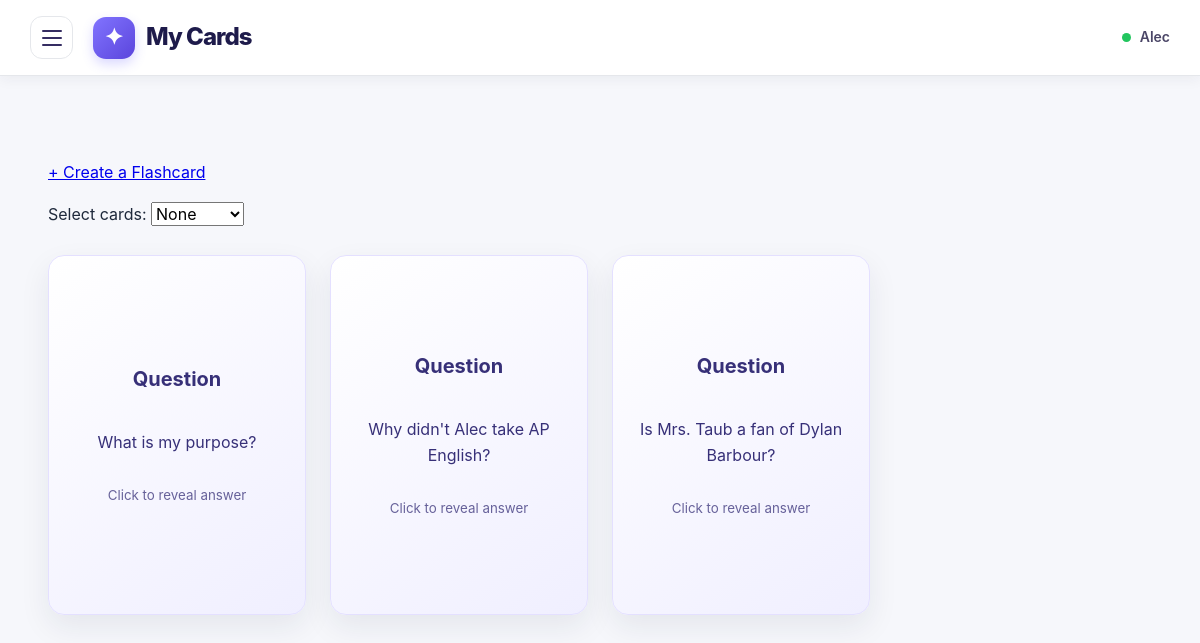
Screenshot of /cards/all (signed in) with the database file from the repository.
### papo_cito.py (models this page shows)
class Card(db.Model):
    __tablename__ = "cards"
    id = db.Column(db.Integer, primary_key=True)
    question = db.Column(db.String(200))
    answer = db.Column(db.Text)
    user_id = db.Column(db.Integer, db.ForeignKey("pot_users.id"), nullable=False)

### papo_cito.py (the view)
@app.route("/cards/all")
def all_cards():
    if "user_id" not in session:
        return redirect(url_for("login"))
    user_id = session["user_id"]
    user_cards = (
        Card.query
        .filter_by(user_id=user_id)
        .order_by(Card.id.asc())
        .all()
    )
    user_sets = (
        CardSet.query
        .filter_by(user_id=user_id)
        .order_by(CardSet.id.asc())
        .all()
    )
    return render_template(
        "cards.html",
        cards=user_cards,
        card_sets=user_sets
    )

### templates/cards.html (shortened to what this page needs)
{% extends "base.html" %}
{% block content %}
<div class="cards-page">
	<p><a href="{{ url_for('create_card') }}">
			+ Create a Flashcard     </a></p>
	<form id="card-selection-form" method="POST"
		action="{{ url_for('add_cards_to_set') }}">
		<label for="selection-mode">Select cards:</label>
		<select id="selection-mode" name="selection_mode">
			<option value="NONE">None</option>
		</select>
		<div class="cards-grid">
		{% for card in cards %}
		<div class="card-item">
			<div class="flashcard" onclick="flipCard(this)">
				<div class="flashcard-inner">
					<div class="flashcard-front">
						<h3>Question</h3>
						<p>{{ card.question }}</p>
						<small>Click to reveal answer
						</small>
					</div>
					<div class="flashcard-back">
						<h3>Answer</h3>
						<p>{{ card.answer }}</p>
						<small>Click to return</small>
					</div>
				</div>
			</div>
		</div>
		{% else %}
			<p>You haven't created any flashcards yet.</p>
		{% endfor %}
		<br><br>
		</div>
	</form>
</div>
{% endblock %}

### static/css/style.css (style rules this page uses)
:root { --primary: #635bff; --primary-dark: #4f46e5; --primary-light: #f0efff; --background: #f6f7fb; --surface: #ffffff; --text: #1e293b; --muted: #64748b; --border: #e5e7eb; --success: #16a34a; --danger: #dc2626; --radius-sm: 10px; --radius-md: 16px; --radius-lg: 22px; --shadow-sm: 0 4px 12px rgba(30, 41, 59, 0.05); --shadow-md: 0 12px 30px rgba(30, 41, 59, 0.08); }
*, *::before, *::after { box-sizing: border-box; }
html { scroll-behavior: smooth; }
body { margin: 0; font-family: -apple-system, BlinkMacSystemFont, "Segoe UI", Roboto, sans-serif; background: var(--background); color: var(--text); line-height: 1.6; -webkit-font-smoothing: antialiased; }
button, input, textarea, select { font: inherit; }
a { transition: color 0.2s ease; }
.cards-page { max-width: 1200px; margin: 20px auto 50px; padding: 20px; }
.cards-grid { display: grid; grid-template-columns: repeat(auto-fit, minmax(230px, 1fr)); gap: 24px; margin-top: 28px; }
.card-item { display: flex; flex-direction: column; gap: 10px; min-width: 0; }
.flashcard { height: 360px; perspective: 1000px; cursor: pointer; border-radius: var(--radius-md); -webkit-tap-highlight-color: transparent; }
.flashcard-inner { position: relative; width: 100%; height: 100%; transition: transform 0.6s; transform-style: preserve-3d; }
.flashcard-front, .flashcard-back { position: absolute; inset: 0; padding: 26px; border-radius: var(--radius-md); display: flex; flex-direction: column; justify-content: center; align-items: center; text-align: center; backface-visibility: hidden; -webkit-backface-visibility: hidden; box-shadow: var(--shadow-md); overflow-wrap: anywhere; overflow-y: auto; }
.flashcard-front { background: linear-gradient(145deg, #ffffff, #f0efff); color: #373078; border: 1px solid #e4e0ff; }
.flashcard-back { background: linear-gradient(145deg, #6f63ff, #4f46e5); color: white; transform: rotateY(180deg); }
.flashcard h3 { margin-top: 0; font-size: 20px; line-height: 1.5; }
.flashcard p { white-space: pre-wrap; overflow-wrap: anywhere; }
.flashcard small { margin-top: 14px; opacity: 0.75; }

### rows the page displays
Card: question "What is my purpose?", answer "My purpose is to survive for as long as necessary."
Card: question "Why didn't Alec take AP English?", answer "Mrs. Nordlund was racist."
Card: question "Is Mrs. Taub a fan of Dylan Barbour?", answer "Yes"

### other values shown
{{ session.get("user", "Student") }} "Alec"
